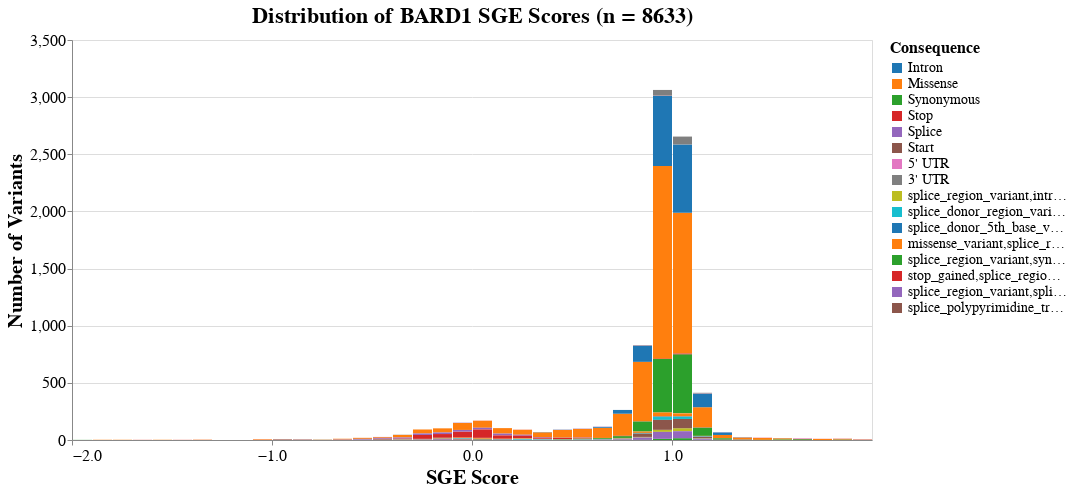

The code cell stored with this chart in its notebook:
### Code cell
main()

### Figure 1 — Vega-Lite specification as saved in the notebook (floating-point values rounded to 4 significant figures; data arrays with more than 128 entries replaced by an {"elided": "..."} marker saying what was removed)
{"config": {"view": {"continuousWidth": 300, "continuousHeight": 300}}, "data": {"name": "data-019776306bf0c96ab79395cc8fb48c51"}, "mark": {"type": "bar"}, "encoding": {"color": {"field": "Consequence", "legend": {"labelFontSize": 14, "titleFontSize": 16}, "scale": {"scheme": "category10"}, "sort": ["Intron", "Missense", "Synonymous", "Stop", "Splice", "Start", "5' UTR", "3' UTR"], "type": "nominal"}, "x": {"axis": {"labelFontSize": 16, "title": "SGE Score", "titleFontSize": 20, "values": [-2, -1, 0, 1]}, "bin": {"maxbins": 50}, "field": "snv_score", "scale": {"domain": [-2, 2]}, "type": "quantitative"}, "y": {"aggregate": "count", "axis": {"labelFontSize": 16, "title": "Number of Variants", "titleFontSize": 20}, "type": "quantitative"}}, "height": 400, "title": {"text": "Distribution of BARD1 SGE Scores (n = 8633)", "fontSize": 22}, "width": 800, "$schema": "https://vega.github.io/schema/vega-lite/v5.17.0.json", "datasets": {"data-019776306bf0c96ab79395cc8fb48c51": {"elided": "8633 records"}}}
